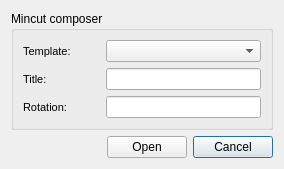
<?xml version="1.0" encoding="UTF-8"?>
<ui version="4.0">
 <class>mincut_composer</class>
 <widget class="QDialog" name="mincut_composer">
  <property name="geometry">
   <rect>
    <x>0</x>
    <y>0</y>
    <width>284</width>
    <height>156</height>
   </rect>
  </property>
  <property name="windowTitle">
   <string>Mincut composer</string>
  </property>
  <layout class="QGridLayout" name="gridLayout_2">
   <item row="1" column="0" colspan="2">
    <layout class="QGridLayout" name="gridLayout">
     <item row="0" column="0">
      <widget class="QGroupBox" name="groupBox_2">
       <property name="title">
        <string>Mincut composer</string>
       </property>
       <layout class="QGridLayout" name="gridLayout_3">
        <item row="0" column="0">
         <widget class="QLabel" name="label_shape_2">
          <property name="font">
           <font>
            <pointsize>8</pointsize>
           </font>
          </property>
          <property name="layoutDirection">
           <enum>Qt::LeftToRight</enum>
          </property>
          <property name="frameShape">
           <enum>QFrame::NoFrame</enum>
          </property>
          <property name="frameShadow">
           <enum>QFrame::Plain</enum>
          </property>
          <property name="text">
           <string>Template:</string>
          </property>
          <property name="alignment">
           <set>Qt::AlignLeading|Qt::AlignLeft|Qt::AlignVCenter</set>
          </property>
          <property name="margin">
           <number>3</number>
          </property>
         </widget>
        </item>
        <item row="1" column="1" colspan="2">
         <widget class="QLineEdit" name="title"/>
        </item>
        <item row="0" column="1" colspan="2">
         <widget class="QComboBox" name="cbx_template"/>
        </item>
        <item row="1" column="0">
         <widget class="QLabel" name="label_shape_3">
          <property name="font">
           <font>
            <pointsize>8</pointsize>
           </font>
          </property>
          <property name="layoutDirection">
           <enum>Qt::LeftToRight</enum>
          </property>
          <property name="frameShape">
           <enum>QFrame::NoFrame</enum>
          </property>
          <property name="frameShadow">
           <enum>QFrame::Plain</enum>
          </property>
          <property name="text">
           <string>Title:</string>
          </property>
          <property name="alignment">
           <set>Qt::AlignLeading|Qt::AlignLeft|Qt::AlignVCenter</set>
          </property>
          <property name="margin">
           <number>3</number>
          </property>
         </widget>
        </item>
        <item row="2" column="0">
         <widget class="QLabel" name="label">
          <property name="font">
           <font>
            <pointsize>8</pointsize>
           </font>
          </property>
          <property name="frameShape">
           <enum>QFrame::NoFrame</enum>
          </property>
          <property name="frameShadow">
           <enum>QFrame::Plain</enum>
          </property>
          <property name="text">
           <string>Rotation:</string>
          </property>
          <property name="alignment">
           <set>Qt::AlignLeading|Qt::AlignLeft|Qt::AlignVCenter</set>
          </property>
          <property name="margin">
           <number>3</number>
          </property>
         </widget>
        </item>
        <item row="2" column="1" colspan="2">
         <widget class="QLineEdit" name="rotation"/>
        </item>
       </layout>
      </widget>
     </item>
    </layout>
   </item>
   <item row="2" column="0" colspan="2">
    <layout class="QGridLayout" name="gridLayout_4">
     <item row="0" column="2">
      <widget class="QPushButton" name="btn_cancel">
       <property name="text">
        <string>Cancel</string>
       </property>
      </widget>
     </item>
     <item row="0" column="1">
      <widget class="QPushButton" name="btn_ok">
       <property name="text">
        <string>Open</string>
       </property>
      </widget>
     </item>
     <item row="0" column="0">
      <spacer name="horizontalSpacer">
       <property name="orientation">
        <enum>Qt::Horizontal</enum>
       </property>
       <property name="sizeHint" stdset="0">
        <size>
         <width>40</width>
         <height>20</height>
        </size>
       </property>
      </spacer>
     </item>
    </layout>
   </item>
  </layout>
 </widget>
 <tabstops>
  <tabstop>cbx_template</tabstop>
  <tabstop>title</tabstop>
  <tabstop>rotation</tabstop>
 </tabstops>
 <resources/>
 <connections/>
</ui>
